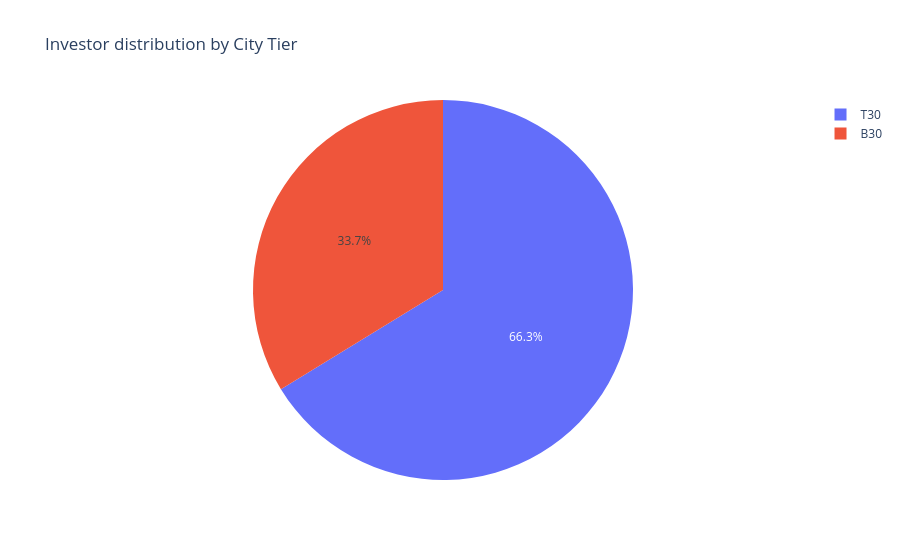

The code cell stored with this chart in its notebook:
### Code cell
fig = px.pie(
    values= city_tier_counts.values,
    names= city_tier_counts.index,
    title='Investor distribution by City Tier'
)
fig.show()

### Figure 1 — Plotly figure (JSON) as saved in the notebook; plotly's stock layout.template omitted (floating-point values rounded to 4 significant figures)
{"data": [{"domain": {"x": [0, 1], "y": [0, 1]}, "hovertemplate": "label=%{label}<br>value=%{value}<extra></extra>", "labels": ["T30", "B30"], "legendgroup": "", "name": "", "showlegend": true, "type": "pie", "values": [21719, 11059]}], "layout": {"legend": {"tracegroupgap": 0}, "title": {"text": "Investor distribution by City Tier"}}}
